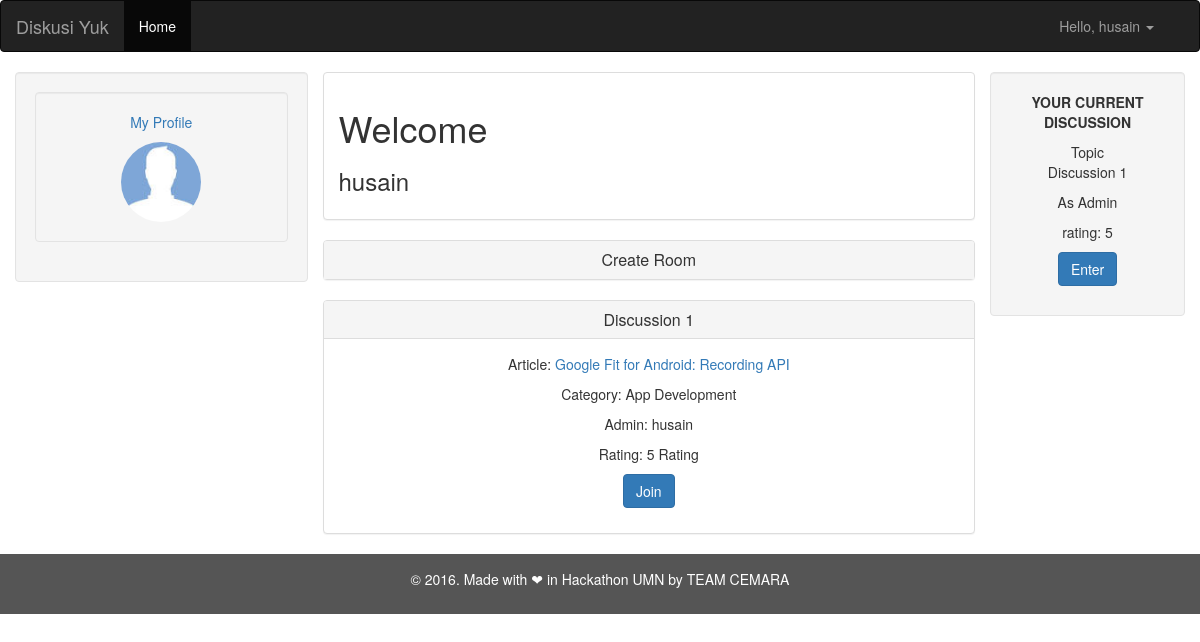
Page /user/home.php (signed in) on the committed database.
### tables this page shows
CREATE TABLE `user` (
  `id_user` int(11) NOT NULL,
  `nick_name` varchar(40) NOT NULL,
  `username` varchar(40) NOT NULL,
  `user_password` varchar(40) NOT NULL,
  `user_photo` varchar(30) NOT NULL DEFAULT 'images.jpg'
);

CREATE TABLE `categories` (
  `id_categories` int(11) NOT NULL,
  `name_categories` varchar(40) NOT NULL
);

CREATE TABLE `discussion` (
  `id_discussion_forum` int(11) NOT NULL,
  `start_date_discussion` timestamp NULL DEFAULT NULL,
  `finish_date_discussion` timestamp NULL DEFAULT NULL,
  `name_discussion` varchar(40) NOT NULL,
  `rating_discussion` int(11) NOT NULL DEFAULT '0',
  `id_user` int(11) NOT NULL,
  `id_articles` int(11) NOT NULL
);

CREATE TABLE `articles` (
  `id_articles` int(11) NOT NULL,
  `title_articles` varchar(120) NOT NULL,
  `url_articles` text NOT NULL,
  `img_url_articles` text NOT NULL,
  `source_name_articles` varchar(80) NOT NULL,
  `source_url_articles` text NOT NULL,
  `id_categories` int(11) NOT NULL
);

### user/home.php (the view, shortened to what this page needs)
<?php
  $db = new PDO(DB_DSN, DB_USER, DB_PASS);
  $sql = "SELECT * FROM user WHERE username =:usr";
  $statement= $db->prepare($sql);
  $statement->execute(array(':usr'=> $_SESSION['login_user']));
  $user =  $statement->fetch();
  $user2 = $db->prepare("SELECT * FROM user u, discussion d WHERE u.username = :u AND u.id_user = d.id_user");
  $user2->bindValue(':u',$_SESSION['login_user']);
  $user2->execute();
  $user2 = $user2->fetch();
?>
<!DOCTYPE html>
<html lang="en">
<head>
  <link rel="stylesheet" href="https://maxcdn.bootstrapcdn.com/bootstrap/3.3.7/css/bootstrap.min.css">
  <link rel="stylesheet" href="./../css/option.css">
<nav class="navbar navbar-inverse">
  <div class="container-fluid">
    <div class="navbar-header">
      <a class="navbar-brand" href="#">Diskusi Yuk</a>
    </div>
    <div class="collapse navbar-collapse" id="myNavbar">
      <ul class="nav navbar-nav">
        <li class="active"><a href="home.php">Home</a></li>
      </ul>
      <nav class="collapse navbar-collapse bs-navbar-collapse navbar-right" role="navigation">
        <ul class="nav navbar-nav">
          <li class="dropdown">
            <a href="#" class="dropdown-toggle" data-toggle="dropdown">Hello, <?php echo $_SESSION['login_user']?>  <b class="caret"></b></a>
          </li>
        </ul>
      </nav>
    </div>
  </div>
</nav>
</head>
<body>
<div class="container text-center">
  <div class="row">
    <div class="col-sm-3 well">
      <div class="well">
        <p><a href="#">My Profile</a></p>
        <img src='./../img/<?php echo $user['user_photo']?>' class="img-circle" height="80" width="80" alt="<?php echo $user['user_photo']?>">
      </div>
    </div>
    <div class="col-sm-7">
      <div class="row">
        <div class="col-sm-12">
          <div class="panel panel-default text-left">
            <div class="panel-body">
              <h1>Welcome</h1>
              <h3><?php echo $_SESSION['login_user']?></h3>
            </div>
          </div>
        </div>
      </div>
      <?php if ($user2==null || (isset($user2) && $user2['finish_date_discussion'] != null)) {?>
        <div class="panel-group">
          <div class="panel panel-default">
            <div class="panel-heading">
              <h4 class="panel-title">
                <a data-toggle="collapse" data-parent="#accordion" href="#createroom">
                Create Room</a>
              </h4>
            </div>
                    <?php include('articles.php'); ?>
          </div>
        </div>
        <?php } ?>
      <div class="panel-group" id="accordion">
        <?php
        $i=0;
        $categories = $db->query('SELECT * FROM categories a, articles b, discussion c, user d WHERE a.id_categories = b.id_categories AND b.id_articles = c.id_articles AND c.id_user = d.id_user')->fetchALL();
        foreach ($categories as $key => $value) {
        $i++;?>
          <div class="panel panel-default">
            <div class="panel-heading">
              <h4 class="panel-title">
                <a data-toggle="collapse" data-parent="#accordion" href="#collapse<?php echo $i ?>"><?php echo $value['name_discussion']?></a>
              </h4>
            </div>
            <div id="collapse<?php echo $i ?>" class="panel-collapse collapse <?php if($i==1){echo "in";}?>">
              <div class="panel-body"><p>Article: <a href=<?php echo $value['url_articles']?>><?php echo $value['title_articles']?></a></p>
              <p>Category: <?php echo $value['name_categories']?></p>
              <p>Admin: <?php echo $value['nick_name']?></p>
              <p>Rating: <?php echo $value['rating_discussion']?> Rating<p>
              <a href="chat.php?s=<?php echo $value['id_user']?>"><button class="btn btn-primary">Join</button></a>
              </div>
            </div>
          </div>
    <?php } ?>
</div>
    </div>
      <div class="col-sm-2 well">
          <p><strong>YOUR CURRENT DISCUSSION</strong></p>
          <p>Topic<br><?php echo $user2['name_discussion'];?></p>
          <p>As Admin</p>
          <p>rating: <?php echo $user2['rating_discussion'];?></p>
          <a href="../admin/index.php" class="btn btn-primary">Enter</a>
      </div>
  </div>
</div>
<footer class="container-fluid text-center">
  <p>© 2016. Made with ❤ in Hackathon UMN by TEAM CEMARA </p>
</footer>
</body>
</html>

### user/home.php (style rules this page uses)
footer { background-color: #555; color: white; padding: 15px; }

### rows in the picture
user: user_photo (picture)
categories: discussion.name_discussion "Discussion 1", articles.title_articles "Google Fit for Android: Recording API", name_categories "App Development", user.nick_name "husain", discussion.rating_discussion "5"
discussion: name_discussion "Discussion 1", rating_discussion "5"

### other values in the picture
$_SESSION['login_user'] "husain"
